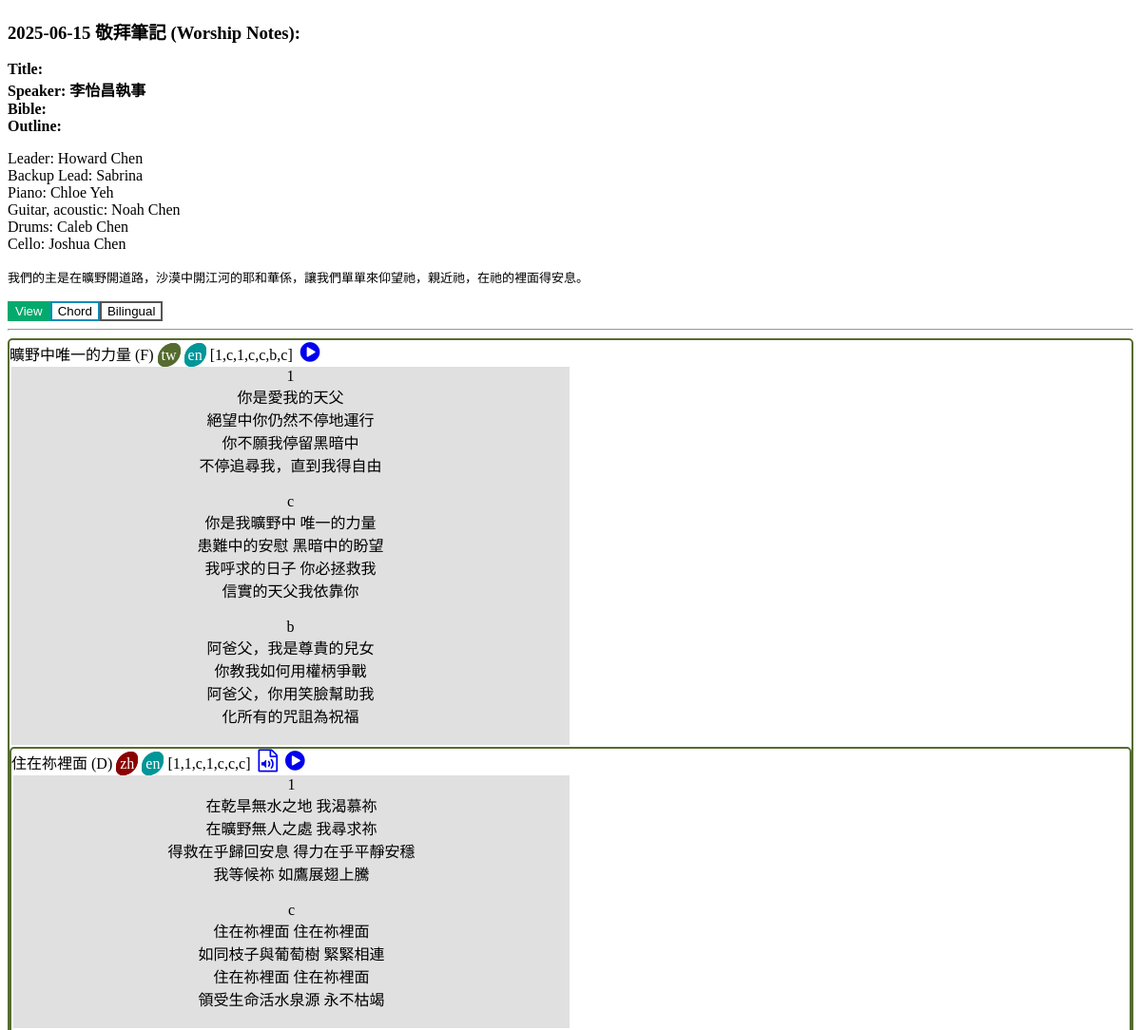
Before: /worship/23 (upper part) with the older database file.
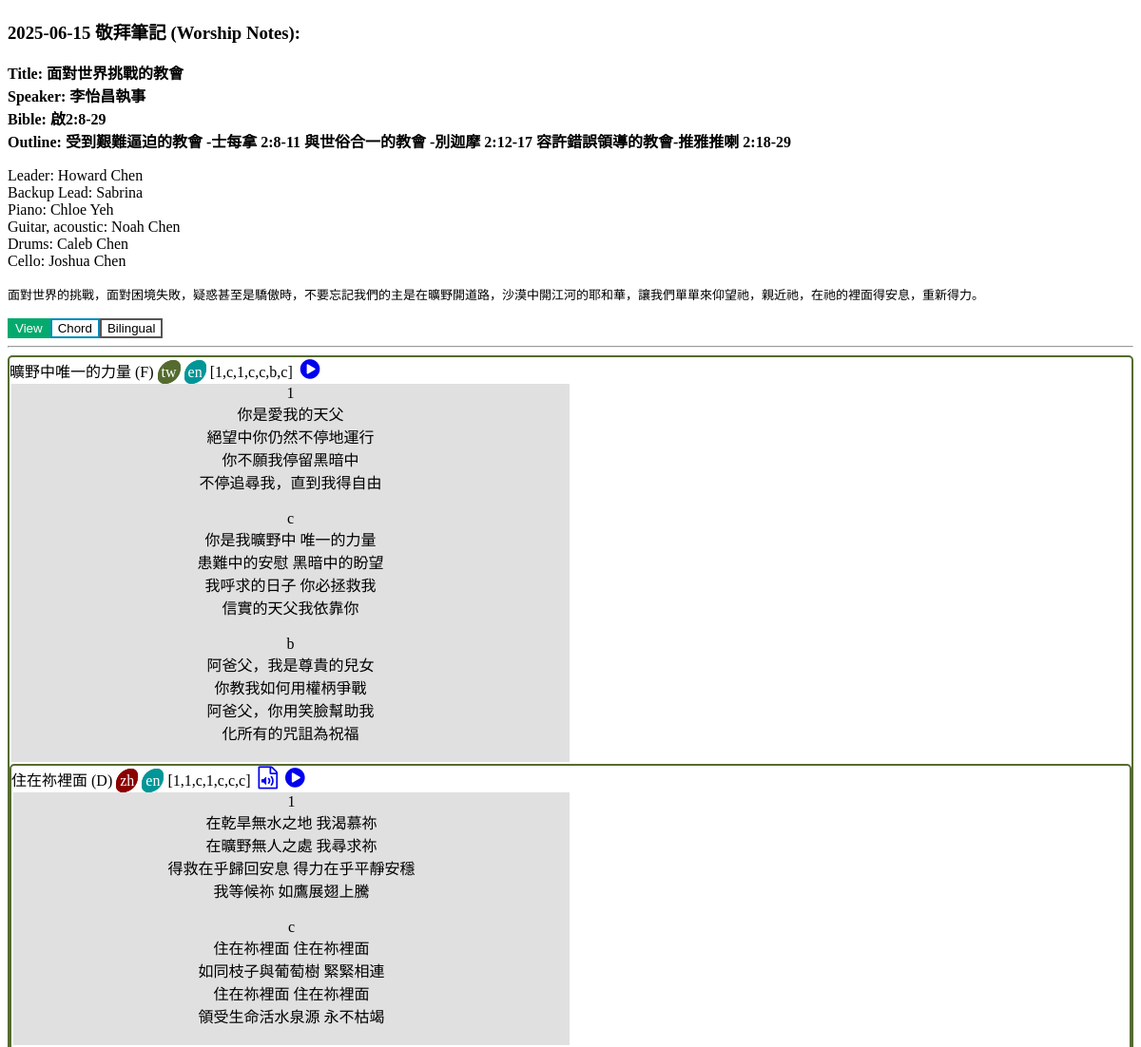
After: the same page with the newer database file.
### tables this page shows
CREATE TABLE "worship" (worship_id INTEGER PRIMARY KEY, title text, notes text, scheduled_date text, sermon_id int);

CREATE TABLE "sermon" (sermon_id INTEGER PRIMARY key, title text, speaker text, bible_verse text, keyword text, outline text, lang text, updated text default CURRENT_TIMESTAMP, date text);

CREATE TABLE team (user_id int PRIMARY KEY, name text, name_2 text, email text, line_id text, discord_id text, other text);

### web/index.py (the view)
@app.route("/worship/<id>")
def worship_notes(id):
	songs = Utils.get_worship_songs(id)
	w = Utils.worship_list(id)[0]
	return render_template('worship_notes.html', songs=songs, id=id, w=w)

### app/db.py (called while the page is built)
def run_para(sql, para, db_name="worship.db"):
    if type(para) is not list:
        para = [para]
    return __execute(sql, para=para, db_name=db_name)

def __execute(sql, db_name, para=None):
    try:
        con = open(db_name)
        cur = con.cursor()
        if para:
            result = cur.execute(sql, para).fetchall()
        else:
            result = cur.execute(sql).fetchall()
        con.commit()
        return result
    except Exception as e:
        print('error', e)
        return e
    finally:
        close()

def open(db_name):
    con = _connect_db(db_name)
    return con

def close():
    try:
        con.close()
        return None
    except Exception as e:
        return e

def _connect_db(db_name):
    path = os.path.dirname(os.path.dirname(os.path.realpath(__file__)))
    con = sqlite3.connect(os.path.join(path, 'db', db_name))
    return con

### app/parser.py (called while the page is built)
def parse_chord(content):
    chords = re.sub(r'\[([^]]+)\](\s?\w+)?(\s?)', '<span class="chunk" data-chord="\\1">\\2</span>\\3', content)
    chords = re.sub('">([^<]*)<\/span>', add_space, chords)
    return chords

def add_space(obj):
    l = len(obj[1])
    if l < 2:
        return obj[0]+"&nbsp;&nbsp;"*(2-l)
    return obj[0]

### web/templates/worship_notes.html (shortened to what this page needs)
<!DOCTYPE html>
<html>
<head>
<link rel="stylesheet" href="https://cdnjs.cloudflare.com/ajax/libs/font-awesome/4.7.0/css/font-awesome.min.css">
</head>
<body>
    <h3> {{ w.date }} 敬拜筆記 (Worship Notes):</h3>
    <p><b>Title: {{ w.sermon_title }}<br/>
        Speaker: {{ w.speaker }}<br/>
        Bible: {{ w.bible }}<br/>
        Outline: {{ w.outline }}</b>
    </p>
    <p>
        {% for team in w.content %}
            {{ team.role }}: {{ team.user_name }}<br/>
        {% endfor %}
    </p>
    <p><pre>{{ w.notes }}</pre></p>
    <button class="view" onclick="javascript:load(0, this.className)">View</button><button class="chord" onclick="javascript:load(1, this.className)">Chord</button><button class="bi" onclick="javascript:load(2, this.className)">Bilingual</button>
    <hr/>
    <div id="worship">
    </div>
</body>
</html>

### web/templates/worship_notes.html (style rules this page uses)
.view { background-color: white; color: black; border: 2px solid #04AA6D; }
.view.on { background-color: #04AA6D; color: white; }
.chord { background-color: white; color: black; border: 2px solid #008CBA; }
.bi { background-color: white; color: black; border: 2px solid #555555; }

Changed rows visible on the page:
changed worship "Howard Chen": notes "我們的主是在曠野開道路，沙漠中開江河的耶和華係，讓我們單單來仰望祂，親近祂，在祂的裡面得安息。" → "面對世界的挑戰，面對困境失敗，疑惑甚至是驕傲時，不要忘記我們的主是在曠野開道路，沙漠中開江河的耶和華，讓我們單單來仰望祂，親近祂，在祂的裡面得安息，重新得力。"
changed sermon "李怡昌執事": sermon_title (not shown) → "面對世界挑戰的教會"; bible (not shown) → "啟2:8-29"; outline (not shown) → "受到艱難逼迫的教會 -士每拿 2:8-11 與世俗合一的教會 -別迦摩 2:12-17 容許錯誤領導的教會-推雅推喇 2:18-29"
